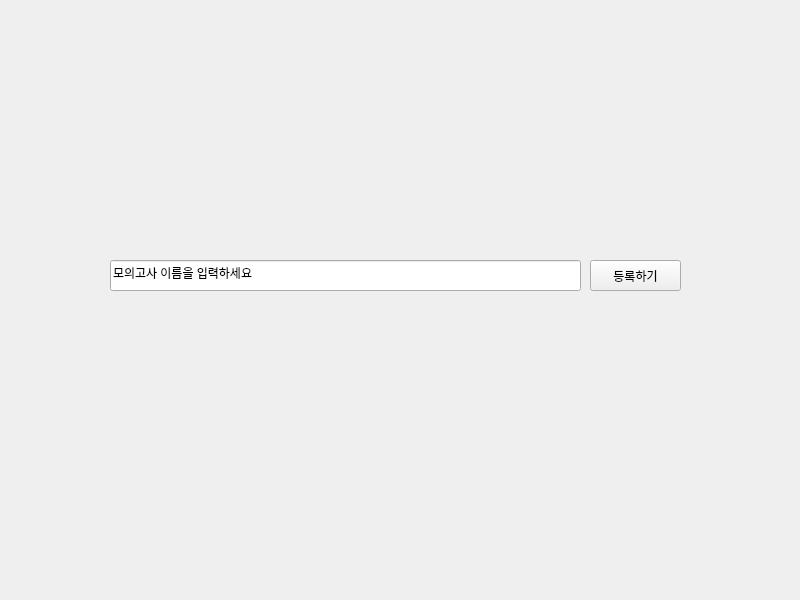
<?xml version="1.0" encoding="UTF-8"?>
<ui version="4.0">
 <class>register_exam</class>
 <widget class="QMainWindow" name="register_exam">
  <property name="geometry">
   <rect>
    <x>0</x>
    <y>0</y>
    <width>800</width>
    <height>600</height>
   </rect>
  </property>
  <property name="windowTitle">
   <string>시험지 등록</string>
  </property>
  <widget class="QWidget" name="centralwidget">
   <widget class="QLineEdit" name="lineEdit">
    <property name="geometry">
     <rect>
      <x>110</x>
      <y>260</y>
      <width>471</width>
      <height>31</height>
     </rect>
    </property>
    <property name="text">
     <string>모의고사 이름을 입력하세요</string>
    </property>
   </widget>
   <widget class="QPushButton" name="pushButton">
    <property name="geometry">
     <rect>
      <x>590</x>
      <y>260</y>
      <width>91</width>
      <height>31</height>
     </rect>
    </property>
    <property name="text">
     <string>등록하기</string>
    </property>
   </widget>
  </widget>
 </widget>
 <resources/>
 <connections>
  <connection>
   <sender>pushButton</sender>
   <signal>clicked()</signal>
   <receiver>register_exam</receiver>
   <slot>registerExam()</slot>
   <hints>
    <hint type="sourcelabel">
     <x>636</x>
     <y>288</y>
    </hint>
    <hint type="destinationlabel">
     <x>637</x>
     <y>316</y>
    </hint>
   </hints>
  </connection>
 </connections>
 <slots>
  <slot>registerExam()</slot>
 </slots>
</ui>
